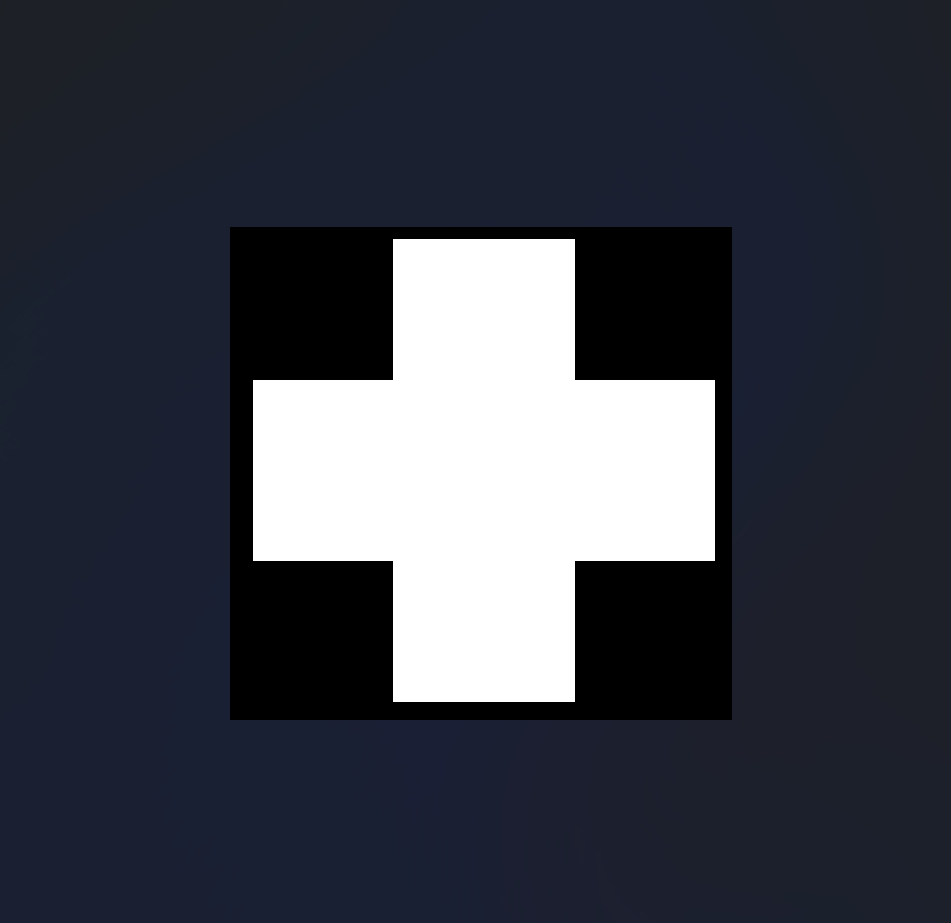
#> input picture 6/3.png, 951 x 923 px, found by its file name
$ python 3.py
#> lines starting #> are read from the running program, lines starting #| are printed output that depends on the picture; after the words box and inside, x2 and y2 are one past the last pixel; in counts of white or black regions, pixels touching at a corner belong together
import cv2 as cv
import matplotlib.pyplot as plt

plt.rcParams["font.sans-serif"] = ["SimSun"]

img = cv.imread(r"6\3.png", cv.IMREAD_GRAYSCALE)
#> img: shape (923, 951); min 0, max 255, mean 63.5
_, img_binary = cv.threshold(img, 128, 255, cv.THRESH_BINARY + cv.THRESH_OTSU)
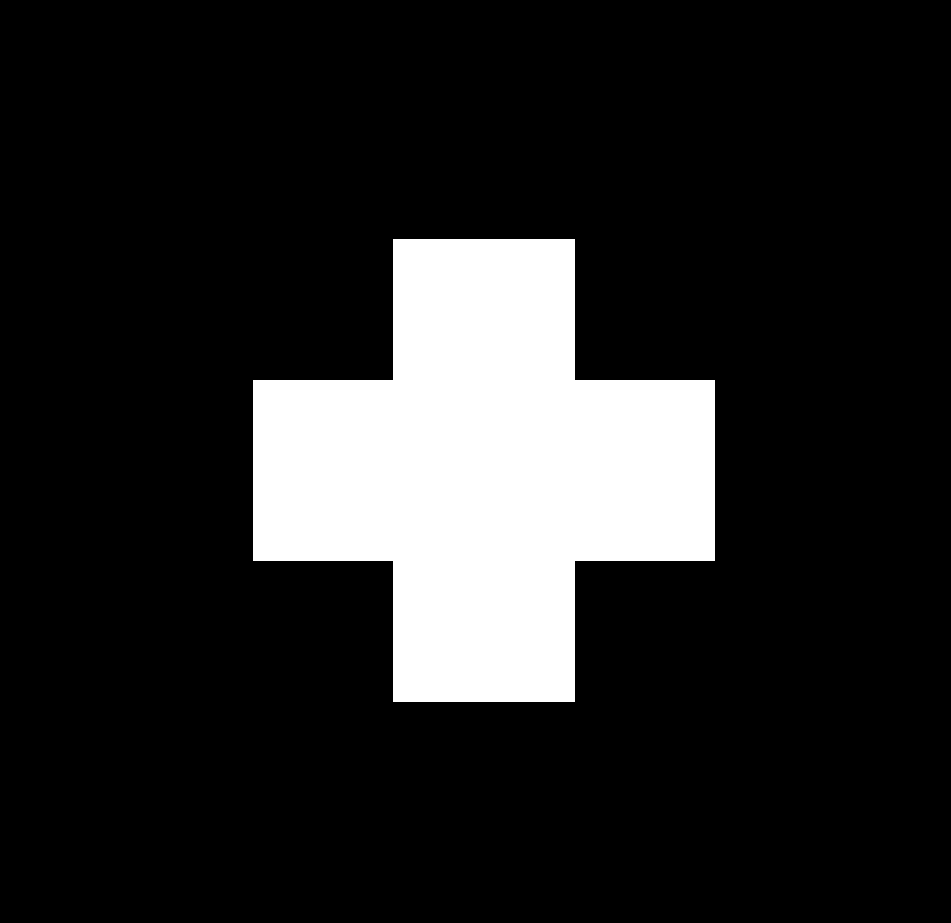
#> img_binary: shape (923, 951); 15.4% white; 1 white region, box (x1, y1, x2, y2) and area: (253, 239, 715, 702) 134946
kernelSize = 130
kernel = cv.getStructuringElement(cv.MORPH_ELLIPSE, (kernelSize, kernelSize))
img_dilate = cv.dilate(img_binary, kernel, iterations=1)
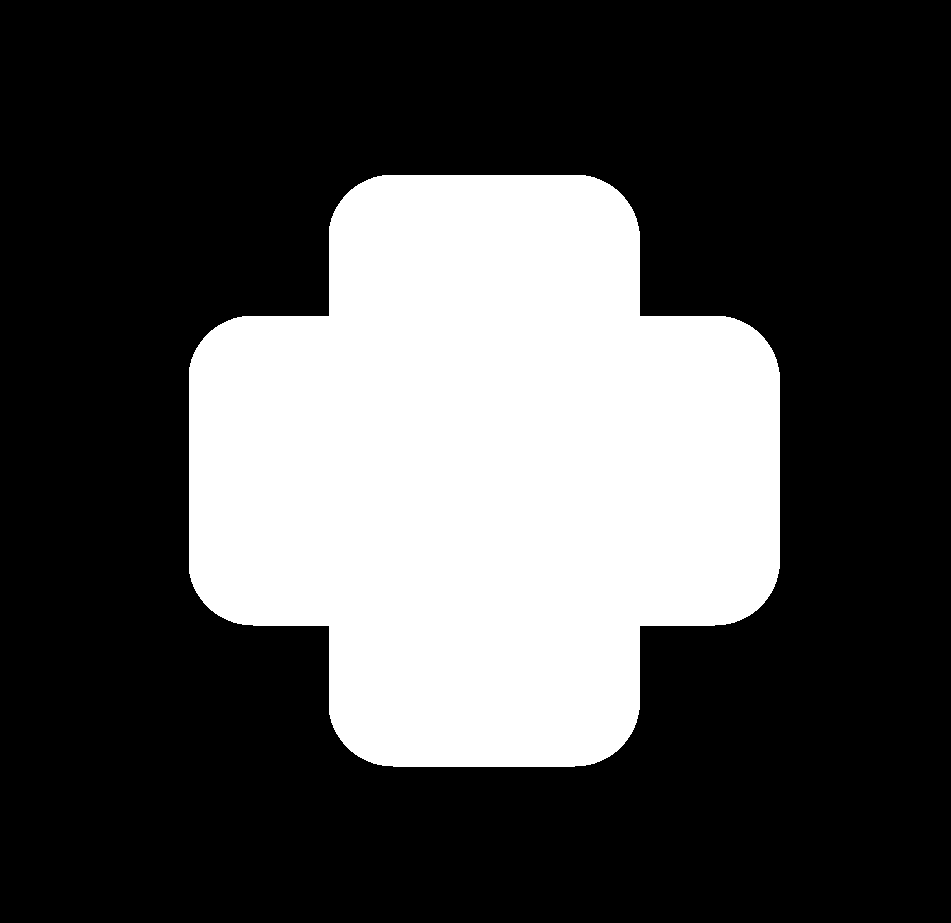
#> img_dilate: shape (923, 951); 30.1% white; 1 white region, box (x1, y1, x2, y2) and area: (189, 175, 780, 767) 263878
img_erode = cv.erode(img_binary, kernel, iterations=1)
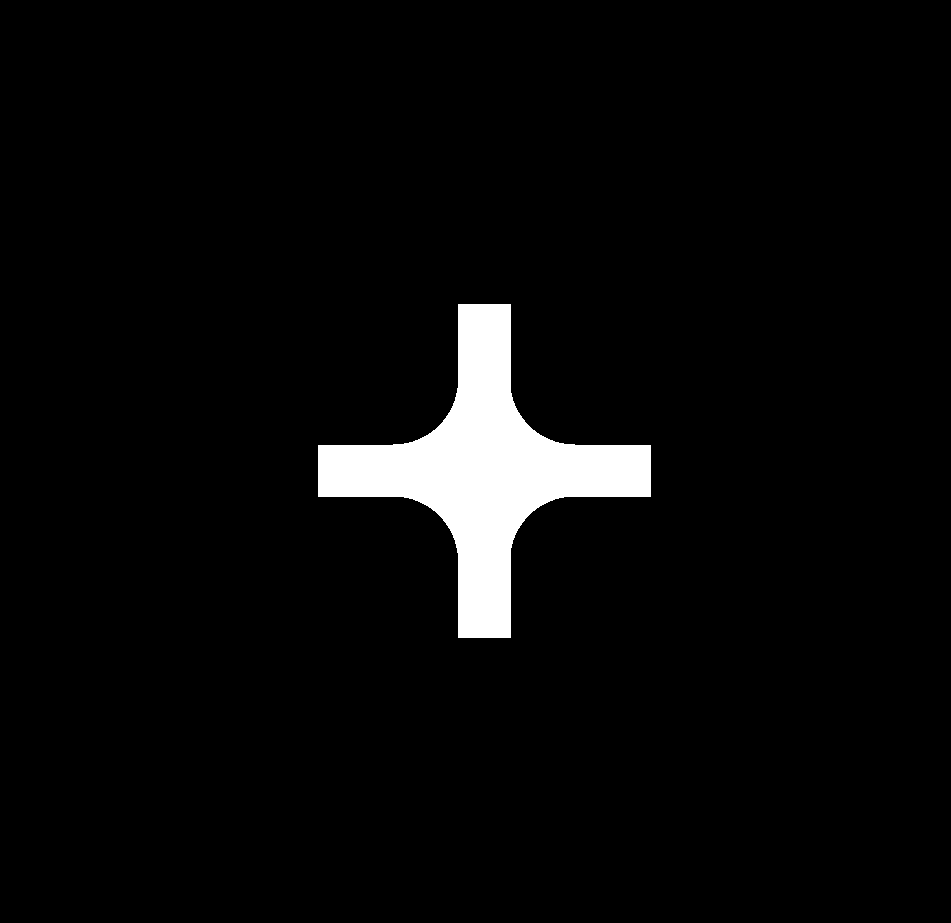
#> img_erode: shape (923, 951); 4.1% white; 1 white region, box (x1, y1, x2, y2) and area: (318, 304, 651, 638) 35779
img_open = cv.morphologyEx(img_binary, cv.MORPH_OPEN, kernel)
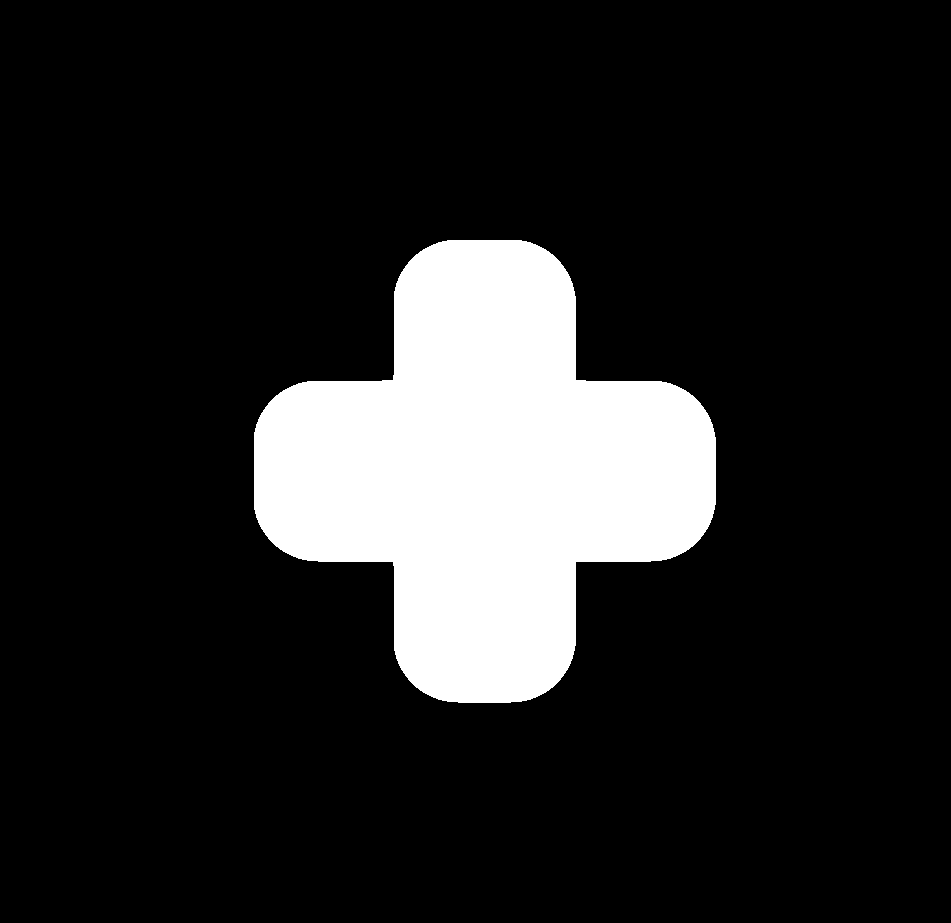
#> img_open: shape (923, 951); 14.6% white; 1 white region, box (x1, y1, x2, y2) and area: (254, 240, 716, 703) 127943
img_close = cv.morphologyEx(img_binary, cv.MORPH_CLOSE, kernel)
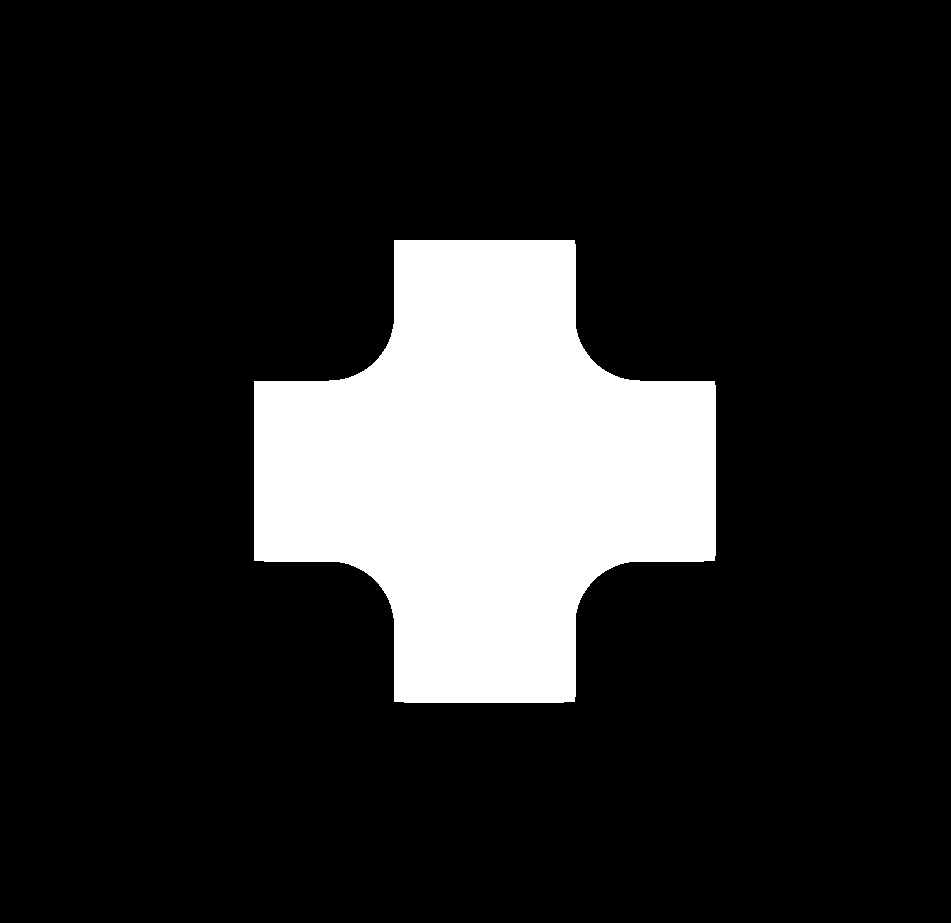
#> img_close: shape (923, 951); 15.8% white; 1 white region, box (x1, y1, x2, y2) and area: (254, 240, 716, 703) 138401
plt.figure()
plt.subplot(151)
plt.axis("off")
plt.imshow(img_binary, cmap="gray")
plt.title("二值图像")
plt.subplot(152)
plt.axis("off")
plt.imshow(img_dilate, cmap="gray")
plt.title("膨胀运算结果")
plt.subplot(153)
plt.axis("off")
plt.imshow(img_erode, cmap="gray")
plt.title("腐蚀运算结果")
plt.subplot(154)
plt.axis("off")
plt.imshow(img_open, cmap="gray")
plt.title("开运算结果")
plt.subplot(155)
plt.axis("off")
plt.imshow(img_close, cmap="gray")
plt.title("闭运算结果")
plt.tight_layout()
plt.show()
